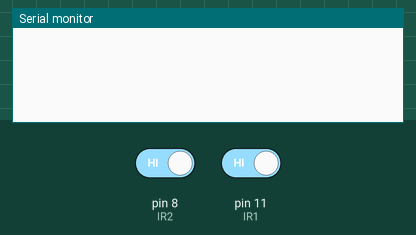
This program was run on a simulated Arduino Uno, built with avr-gcc and run on an emulated ATmega328P. Shown: the last lines printed to the serial monitor. The test bench sets the inputs (shaded band); at power-on: pin 8 (IR2) HIGH, pin 11 (IR1) HIGH.

Above: at 1.2 s.
1.3 s: pin 8 (IR2) driven LOW
At 1.7 s:
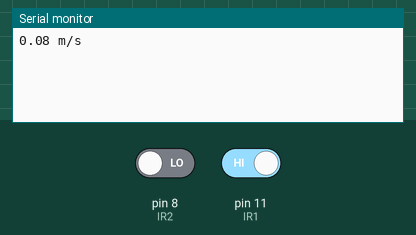
3.8 s: pin 11 (IR1) driven LOW
At 5.1 s:
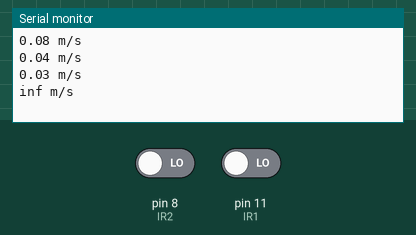
6.8 s: pin 11 (IR1) driven HIGH
At 8.1 s:
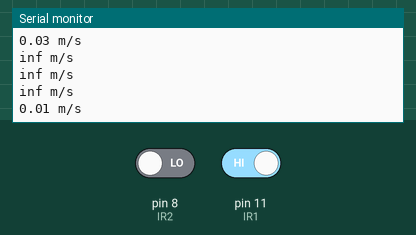
Timing chart, 0 to 9.8 s (numbered marks = the images above; inputs shaded):
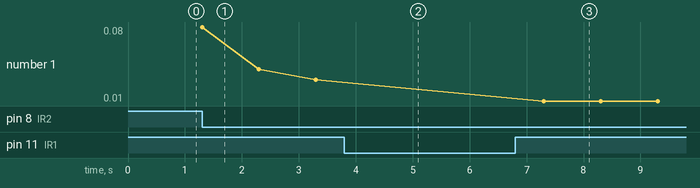

The program:

main.cpp
```cpp
#include <Arduino.h>

// program to measure the speed of a ball using two IR sensors

// IR sensor pins
const int IR1 = 11;
const int IR2 = 8;

// variables to store the time when the ball passes the sensors
unsigned long t1 = 0;
unsigned long t2 = 0;

void setup()
{
  // put your setup code here, to run once:
  Serial.begin(115200);

  // set the IR sensor pins as input
  pinMode(IR1, INPUT);
  pinMode(IR2, INPUT);
}

void loop()
{
  // put your main code here, to run repeatedly:
  // read the IR sensor pins
  int ir1 = digitalRead(IR1);
  int ir2 = digitalRead(IR2);

  // check if the ball has passed the first sensor

  if (ir1 == LOW)
  {
    // store the time when the ball passes the first sensor
    t1 = millis();
  }

  // read the IR sensor pins

  // check if the ball has passed the second sensor

  if (ir2 == LOW)
  {
    // store the time when the ball passes the second sensor
    t2 = millis();

    // calculate the speed of the ball
    float speed = 0.1 / ((t2 - t1) / 1000.0);

    // print the speed of the ball
    Serial.print(speed);
    Serial.println(" m/s");

    // clear
    t1 = 0;
    t2 = 0;

    // wait for 1 second
    delay(1000);
  }

  // calculate the speed of the ball
}
```

Measured:
- after the input at 1.3 s, the serial monitor: prints a new line at once (image 1)
- after the input at 3.8 s, the serial monitor: prints a new line after 0.50 s (image 2)
- after the input at 6.8 s, the serial monitor: prints a new line after 0.50 s (image 3)
- plotted number 1: 0.03 → 0.01 after the input at 6.8 s
